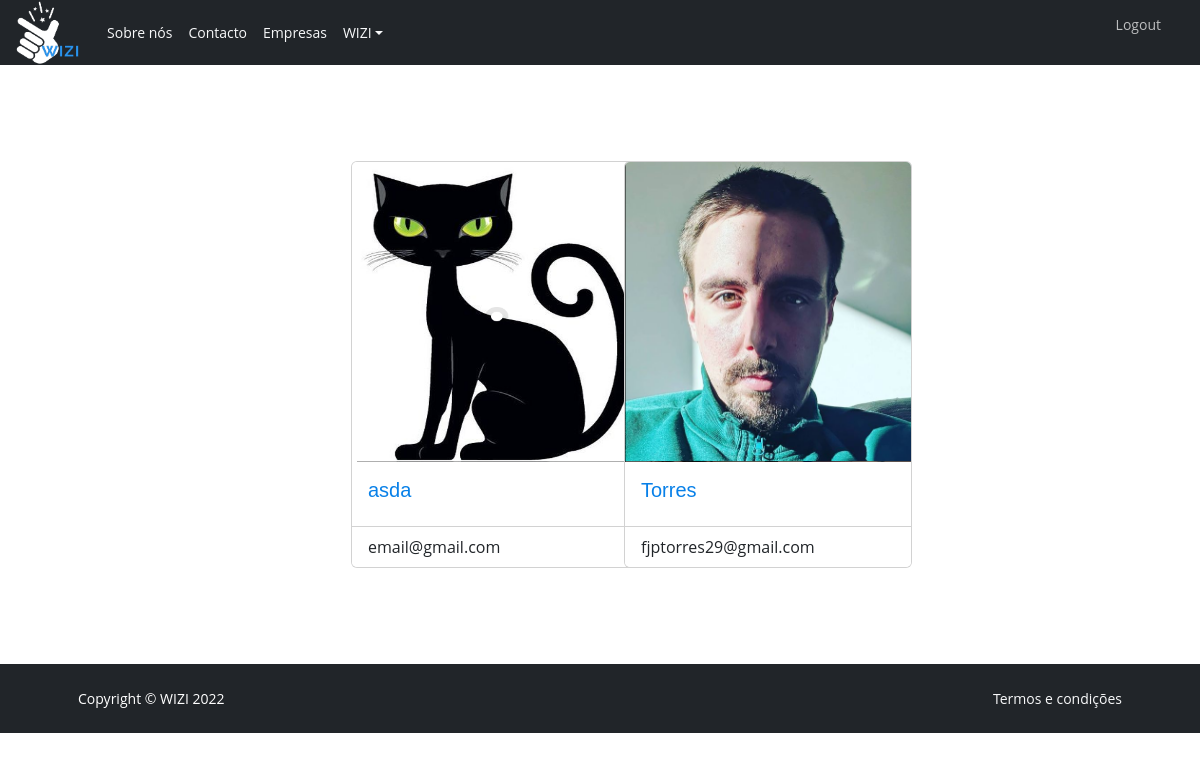
The page /all_companies/ (signed in) on the database its author committed.
### src/models.py (models this page shows, shortened)
class Company(models.Model):
    user = models.OneToOneField(User, on_delete=models.CASCADE)
    company = models.CharField(max_length=30, blank=True, null=True, unique=True)
    created = models.DateTimeField(auto_now_add=True)
    about = models.TextField(max_length=800, blank=True, null=True)
    phone = models.IntegerField(blank=True, null=True)
    address = models.CharField(max_length=100)
    email = models.EmailField(blank=True, null=True)
    slug = models.SlugField(null=False)
    logo = models.ImageField(default="default.png")
    welcome = models.CharField(blank=True, null=True, default="Welcome", max_length=200)

### src/views.py (the view)
# urls.py: path('all_companies/', list_all_companies),
def list_all_companies(request):
    companies = Company.objects.all()
    context = {
        "companies": companies,
    }
    return render (request, "list_all_companies.html", context)

### templates/list_all_companies.html (shortened to what this page needs)
{% extends 'base.html' %}
{% load static %}
{% block content %}
<section class="py-5">
  <div class="container px-4 px-lg-5 mt-5">
      <div class="row gx-4 gx-lg-5 row-cols-2 row-cols-md-3 row-cols-xl-4 justify-content-center">
        {% for company in companies %}
          <div class="col mb-5">
            <div class="card" style="width: 18rem;">
              <img src="{{ company.logo.url }}"" class="card-img-top" alt="Image" style="height:300px" />
              <div class="card-body">
                <a href="/{{company.slug}}/"><h5 class="card-title"> {{ company.company }} </h5></a>
              </div>
              <ul class="list-group list-group-flush">
                <li class="list-group-item">{{ company.email }}</li>
              </ul>
            </div>
          </div>
        {% endfor %}
        </div>
      </div>
</section>
{% endblock content %}

### static/assets/css/style.css (style rules this page uses)
body { font-family: "Open Sans", sans-serif; color: #444444; }
a { text-decoration: none; color: #0880e8; }
h1, h2, h3, h4, h5, h6 { font-family: "Raleway", sans-serif; }
section { padding: 60px 0; overflow: hidden; }

### rows shown on the page
Company: logo (picture), company "asda", email "email@gmail.com"
Company: logo (picture), company "Torres", email "fjptorres29@gmail.com"
